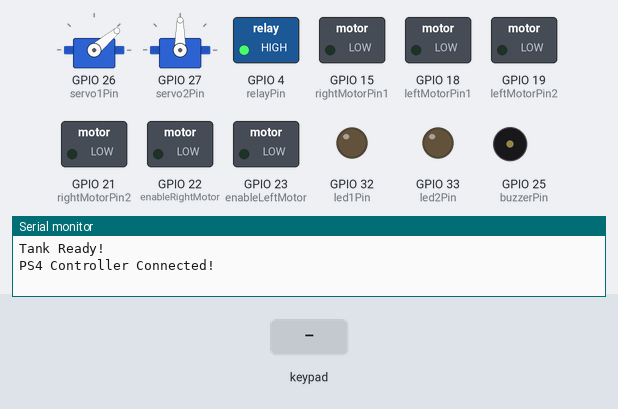
Bench run of a sketch on a simulated ESP32. On the bench: 2 × servo, switched loads named in the sketch (green lamp = pin HIGH), output pins drawn as LEDs (lit = HIGH), buzzer (waves = sounding, pin HIGH), the last lines printed to the serial monitor. The inputs (shaded band) are chosen by the test bench. Nothing arrives over Bluetooth unless stated.

Above: at 1.2 s.
1.3 s: key 'O' pressed
At 1.9 s:
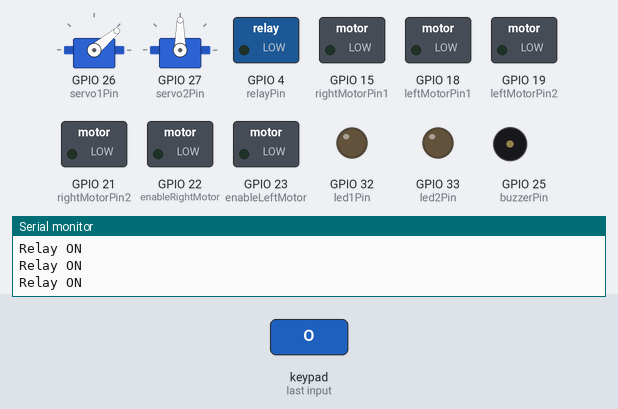
2.8 s: key 'S' pressed
At 3.07 s:
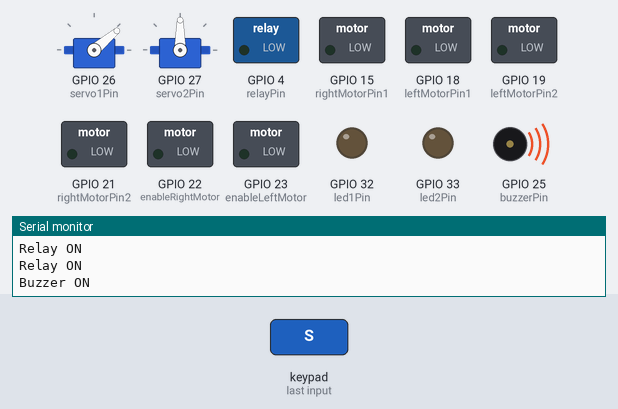
4.7 s: key 'X' pressed
At 5.6 s:
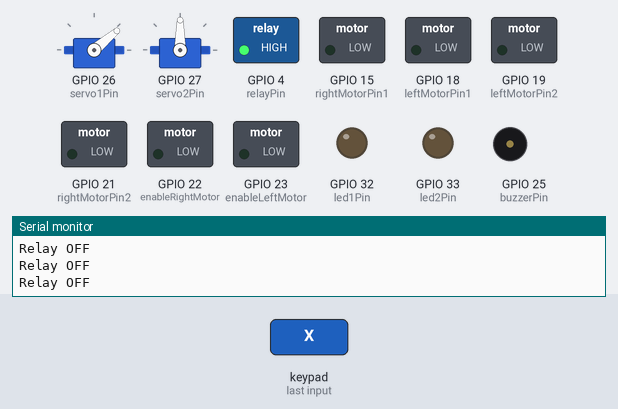
6.2 s: key 'S' pressed
At 6.47 s:
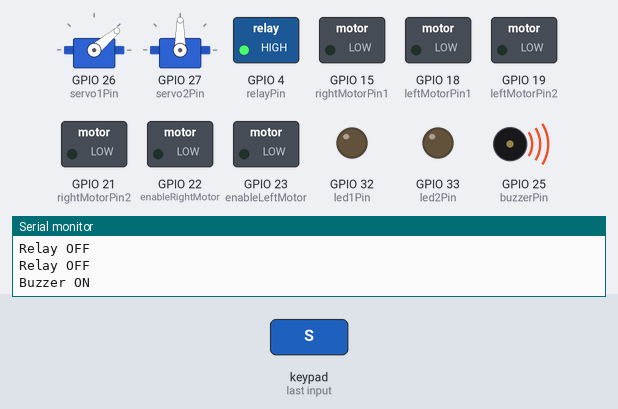
Timing chart, 0 to 9.1 s (numbered marks = the images above; inputs shaded):
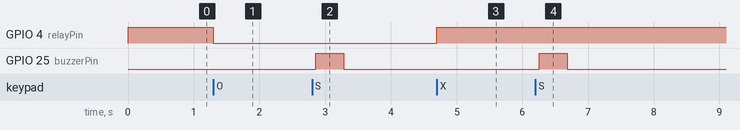

Measured:
- after the input at 1.3 s, GPIO 4 (relayPin): HIGH → LOW at once
- after the input at 2.8 s, GPIO 25 (buzzerPin): LOW → HIGH after 0.06 s, → LOW 0.42 s later
- after the input at 4.7 s, GPIO 4 (relayPin): LOW → HIGH at once
- after the input at 6.2 s, GPIO 25 (buzzerPin): LOW → HIGH after 0.06 s, → LOW 0.42 s later

The sketch:

control_ps4_latest_version1_18_25_143.ino
```cpp
#include <Arduino.h>
#include <PS4Controller.h>
#include <ESP32Servo.h>

// Right motor
int enableRightMotor = 22;
int rightMotorPin1 = 15;
int rightMotorPin2 = 21;


// Left motor
int enableLeftMotor = 23;
int leftMotorPin1 = 18;
int leftMotorPin2 = 19;

// Servos
Servo servo1; // Servo motor for up/down
Servo servo2; // Servo motor for left/right

const int led1Pin = 32; // Pin for LED 1 (controlled by L1)
const int led2Pin = 33; // Pin for LED 2 (controlled by R1)

// LED states and debounce variables
bool led1State = false;         // Current state of LED 1
bool lastL1ButtonState = false; // Previous state of the L1 button
bool led2State = false;         // Current state of LED 2
bool lastR1ButtonState = false; // Previous state of the R1 button


const int relayPin = 4; // Pin connected to the relay

// Servo pins
int servo1Pin = 26;
int servo2Pin = 27;

// Buzzer
int buzzerPin = 25;

// Maximum speed value (255 for HIGH or analogWrite equivalent)
const int MAX_SPEED = 255;

// Buzzer state and debounce variables
bool buzzerState = false;       // Current state of the buzzer
bool lastSquareButtonState = false; // Previous state of the Square button
unsigned long lastDebounceTime = 0; // Timestamp for debouncing
const unsigned long debounceDelay = 50; // Debounce delay in milliseconds


// Servo positions
int servo1Position = 40; // Initial position for servo1 (up/down)
int servo2Position = 90; // Initial position for servo2 (left/right)

// Function to control motors
void rotateMotor(int rightMotorSpeed, int leftMotorSpeed) {
  // Right motor control
  if (rightMotorSpeed < 0) {
    digitalWrite(rightMotorPin1, LOW);
    digitalWrite(rightMotorPin2, HIGH);
    analogWrite(enableRightMotor, abs(rightMotorSpeed));
  } else if (rightMotorSpeed > 0) {
    digitalWrite(rightMotorPin1, HIGH);
    digitalWrite(rightMotorPin2, LOW);
    analogWrite(enableRightMotor, abs(rightMotorSpeed));
  } else {
    digitalWrite(rightMotorPin1, LOW);
    digitalWrite(rightMotorPin2, LOW);
    analogWrite(enableRightMotor, 0);
  }

  // Left motor control
  if (leftMotorSpeed < 0) {
    digitalWrite(leftMotorPin1, LOW);
    digitalWrite(leftMotorPin2, HIGH);
    analogWrite(enableLeftMotor, abs(leftMotorSpeed));
  } else if (leftMotorSpeed > 0) {
    digitalWrite(leftMotorPin1, HIGH);
    digitalWrite(leftMotorPin2, LOW);
    analogWrite(enableLeftMotor, abs(leftMotorSpeed));
  } else {
    digitalWrite(leftMotorPin1, LOW);
    digitalWrite(leftMotorPin2, LOW);
    analogWrite(enableLeftMotor, 0);
  }
}

// Set up pin modes
void setUpPinModes() {
  pinMode(enableRightMotor, OUTPUT);
  pinMode(rightMotorPin1, OUTPUT);
  pinMode(rightMotorPin2, OUTPUT);
  pinMode(enableLeftMotor, OUTPUT);
  pinMode(leftMotorPin1, OUTPUT);
  pinMode(leftMotorPin2, OUTPUT);
  pinMode(buzzerPin, OUTPUT);
  pinMode(relayPin, OUTPUT); // Set relay pin as output
  digitalWrite(relayPin, HIGH); // Initialize relay to OFF state

  pinMode(led1Pin, OUTPUT); // Set LED 1 pin as output
  digitalWrite(led1Pin, LOW); // Initialize LED 1 to OFF state
  pinMode(led2Pin, OUTPUT); // Set LED 2 pin as output
  digitalWrite(led2Pin, LOW); // Initialize LED 2 to OFF state


  // Attach servos
  servo1.attach(servo1Pin);
  servo2.attach(servo2Pin);
  // Set initial servo positions
  servo1.write(servo1Position);
  servo2.write(servo2Position);
  // Stop motors
  rotateMotor(0, 0);
}

// Notify function for PS4 controller inputs
void notify() {
  // Motor control with right joystick (differential drive)
  int forwardSpeed = map(PS4.RStickY(), -127, 127, -MAX_SPEED, MAX_SPEED); // Forward/backward
  int turnSpeed = map(PS4.RStickX(), -127, 127, -MAX_SPEED, MAX_SPEED);    // Left/right

  // Calculate motor speeds for differential drive
  int rightMotorSpeed = forwardSpeed - turnSpeed;
  int leftMotorSpeed = forwardSpeed + turnSpeed;

  // Constrain motor speeds to valid range
  rightMotorSpeed = constrain(rightMotorSpeed, -MAX_SPEED, MAX_SPEED);
  leftMotorSpeed = constrain(leftMotorSpeed, -MAX_SPEED, MAX_SPEED);

  // Apply motor speeds
  rotateMotor(rightMotorSpeed, leftMotorSpeed);


  // Servo control with left joystick
  int servo1Delta = map(PS4.LStickY(), -127, 127, -5, 5); // Small increments for smooth movement
  int servo2Delta = map(PS4.LStickX(), -127, 127, -5, 5);

  // Update servo positions
  servo1Position = constrain(servo1Position + servo1Delta, 0, 50); // Limit servo1 range
  servo2Position = constrain(servo2Position + servo2Delta, 0, 180); // Limit servo2 range

  // Write new positions to servos
  servo1.write(servo1Position);
  servo2.write(servo2Position);


  // Buzzer control with Square button (with debouncing)
  bool currentSquareButtonState = PS4.Square(); // Read the current state of the Square button

  // Check if the button state has changed
  if (currentSquareButtonState != lastSquareButtonState) {
    lastDebounceTime = millis(); // Reset the debounce timer
  }

  // If the button state has been stable for the debounce delay, update the buzzer state
  if ((millis() - lastDebounceTime) > debounceDelay) {
    if (currentSquareButtonState != buzzerState) {
      buzzerState = currentSquareButtonState; // Update the buzzer state
      digitalWrite(buzzerPin, buzzerState ? HIGH : LOW); // Turn the buzzer on or off
      Serial.println(buzzerState ? "Buzzer ON" : "Buzzer OFF");
    }
  }

  lastSquareButtonState = currentSquareButtonState; // Save the current button state for the next loop

  // LED 1 control with L1 button (with debouncing)
  bool currentL1ButtonState = PS4.L1(); // Read the current state of the L1 button

  // Check if the button state has changed
  if (currentL1ButtonState != lastL1ButtonState) {
    lastDebounceTime = millis(); // Reset the debounce timer
  }
  // If the button state has been stable for the debounce delay, update the LED 1 state
  if ((millis() - lastDebounceTime) > debounceDelay) {
    if (currentL1ButtonState != led1State) {
      led1State = currentL1ButtonState; // Update the LED 1 state
      digitalWrite(led1Pin, led1State ? HIGH : LOW); // Turn the LED 1 on or off
      Serial.println(led1State ? "LED 1 ON" : "LED 1 OFF");
    }
  }
  lastL1ButtonState = currentL1ButtonState; // Save the current button state for the next loop

  // LED 2 control with R1 button (with debouncing)
  bool currentR1ButtonState = PS4.R1(); // Read the current state of the R1 button

  // Check if the button state has changed
  if (currentR1ButtonState != lastR1ButtonState) {
    lastDebounceTime = millis(); // Reset the debounce timer
  }
  // If the button state has been stable for the debounce delay, update the LED 2 state
  if ((millis() - lastDebounceTime) > debounceDelay) {
    if (currentR1ButtonState != led2State) {
      led2State = currentR1ButtonState; // Update the LED 2 state
      digitalWrite(led2Pin, led2State ? HIGH : LOW); // Turn the LED 2 on or off
      Serial.println(led2State ? "LED 2 ON" : "LED 2 OFF");
    }
  }
  lastR1ButtonState = currentR1ButtonState; // Save the current button state for the next loop


  // *Switch to Manual Mode (Disable ESP32 CAM)*
  if (PS4.Circle()) {
    digitalWrite(relayPin, LOW); // Turn relay ON
    Serial.println("Relay ON");
  }

  // *Return to Auto Mode (Enable ESP32 CAM)*
  if (PS4.Cross()) {
    digitalWrite(relayPin, HIGH); // Turn relay OFF
    Serial.println("Relay OFF");
  }
}

// On PS4 connect
void onConnect() {
  Serial.println("PS4 Controller Connected!");
}

// On PS4 disconnect
void onDisConnect() {
  rotateMotor(0, 0);
  Serial.println("PS4 Controller Disconnected!");
}

void setup() {
  Serial.begin(115200);
  Serial2.begin(115200); // Initialize UART communication (TX2/RX2 pins)

  // Initialize the buzzer pin to LOW (off)
  pinMode(buzzerPin, OUTPUT);
  digitalWrite(buzzerPin, LOW);

  setUpPinModes();

  // Initialize PS4 controller
  PS4.attach(notify);
  PS4.attachOnConnect(onConnect);
  PS4.attachOnDisconnect(onDisConnect);
  PS4.begin();

  Serial.println("Tank Ready!");
}

void loop() {
  // No additional code needed here
}
```
